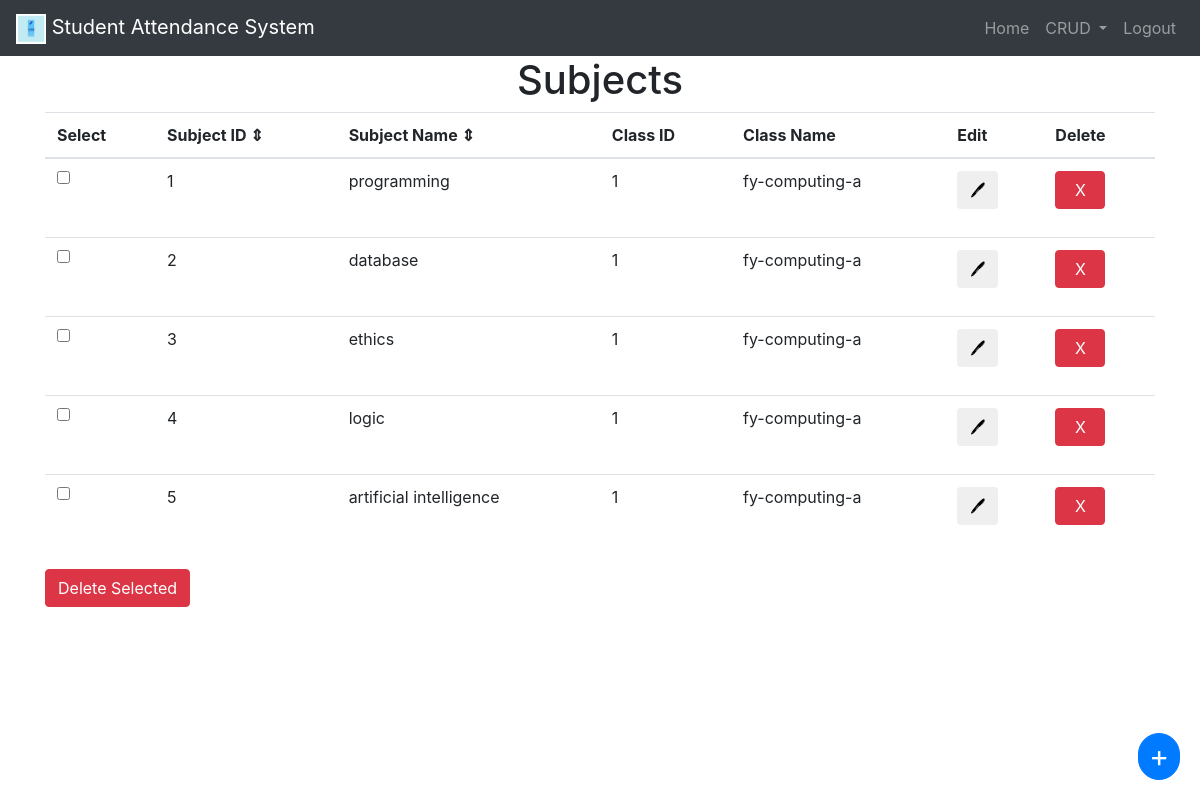
The app's page /admin/subject.php (signed in) with its own data.
### tables this page shows
CREATE TABLE `subjectinfo` (
  `subjectid` int(100) NOT NULL,
  `subname` varchar(100) NOT NULL,
  `classid` int(50) NOT NULL
);

CREATE TABLE `classinfo` (
  `classid` int(100) NOT NULL,
  `courseid` varchar(50) NOT NULL,
  `year` varchar(10) NOT NULL,
  `division` char(3) NOT NULL
);

CREATE TABLE `courseinfo` (
  `courseid` tinyint(4) NOT NULL,
  `coursename` varchar(20) NOT NULL
);

### admin/subject.php (the view, shortened to what this page needs)
<html>
<head>
	<link rel="stylesheet" href="https://maxcdn.bootstrapcdn.com/bootstrap/4.0.0/css/bootstrap.min.css">
</head>
<body>
<nav class="navbar navbar-expand-md navbar-dark bg-dark">
    <a href="admin.php" class="navbar-brand abs"><img src="../assets/logo.png" height="30" width="30"> Student Attendance System</a>
    <div class="navbar-collapse collapse justify-content-stretch" id="navbar7">
        <ul class="navbar-nav ml-auto">
		<li class="nav-item">
                <a class="nav-link" href="admin.php">Home</a>
            </li>
			<li class="nav-item dropdown">
        <a class="nav-link dropdown-toggle" href="#" id="navbarDropdown" role="button" data-toggle="dropdown" aria-haspopup="true" aria-expanded="false">
          CRUD
        </a>
      </li>
            <li class="nav-item">
                <a class="nav-link" href="logout.php">Logout</a>
            </li>
        </ul>
    </div>
</nav>
<div>
  <center><h2 style="font-size:2.5em; top: 50%;">Subjects</h2></center>
</div>
<button id="fab" class="btn btn-primary" type="button" data-toggle="modal" data-target="#addcourseModal" >+</button>
<div class="container">
<?php
	require('connect.php');
	$query = $conn->prepare("SELECT * FROM `subjectinfo`,`classinfo`,`courseinfo` WHERE courseinfo.courseid = classinfo.courseid AND classinfo.classid = subjectinfo.classid");
    $query->execute();
    $r = $query->get_result();
	echo('<table id="mytable" class="table table-hover"><thead id="tablehead"><tr ><th>Select</th><th id="subjectid">Subject ID &#x21D5;</th><th id="subjectname">Subject Name &#x21D5;</th><th id="classid">Class ID</th><th id="classname">Class Name</th><th>Edit</th><th>Delete</th></tr></thead><tbody>');
	while ($assoc = $r->fetch_assoc()){
	echo "<tr>";
	echo "<td><input class='get_value' type='checkbox' name='cid[]' value=".$assoc['subjectid']."></td>";
	echo "<td>".$assoc['subjectid']."</td>";
	echo "<td>".$assoc['subname']."</td>";
	echo "<td>".$assoc['classid']."</td>";
	$classname = $assoc['year']."-".$assoc['coursename']."-".$assoc['division'];
	echo "<td>".$classname."</td>";
	echo '<td><button type="button" class="btn" data-toggle="modal" data-target="#EditModal" data-subjectid="'.$assoc['subjectid'].'" data-subjectname="'.$assoc['subname'].'" data-classid="'.$assoc['classid'].'">&#x1f58a;</button></td>';
	echo "<td>";
	echo "<form action='subjectdel.php' method='post'  style='width=50%;'>";
	echo "<button class='cnf btn btn-danger' type='submit' name = 'submit' style='width:50;' id='single'>X</button>";
	echo "</form>";
	echo"</td>";
	echo "</tr>";
	}
?>
</tbody>
</table>
<button type="button" name="submit" class="btn btn-danger cnf" id="multi">Delete Selected</button>
</div>
</body>
</html>

### admin/subject.php (style rules this page uses)
#fab { border-radius: 50px; padding:0; padding-left:10; padding-right:10; position: fixed; bottom: 20px; right: 20px; font-size:30; }
#subjectid, #subjectname , #classid,#classname { cursor: pointer; }
.navbar-brand.abs { position: absolute; text-align: center; }

### records on screen
subjectinfo: subjectid "1", subname "programming", classid.classid "1", classid.division "fy-computing-a"
subjectinfo: subjectid "2", subname "database", classid.classid "1", classid.division "fy-computing-a"
subjectinfo: subjectid "3", subname "ethics", classid.classid "1", classid.division "fy-computing-a"
subjectinfo: subjectid "4", subname "logic", classid.classid "1", classid.division "fy-computing-a"
subjectinfo: subjectid "5", subname "artificial intelligence", classid.classid "1", classid.division "fy-computing-a"
